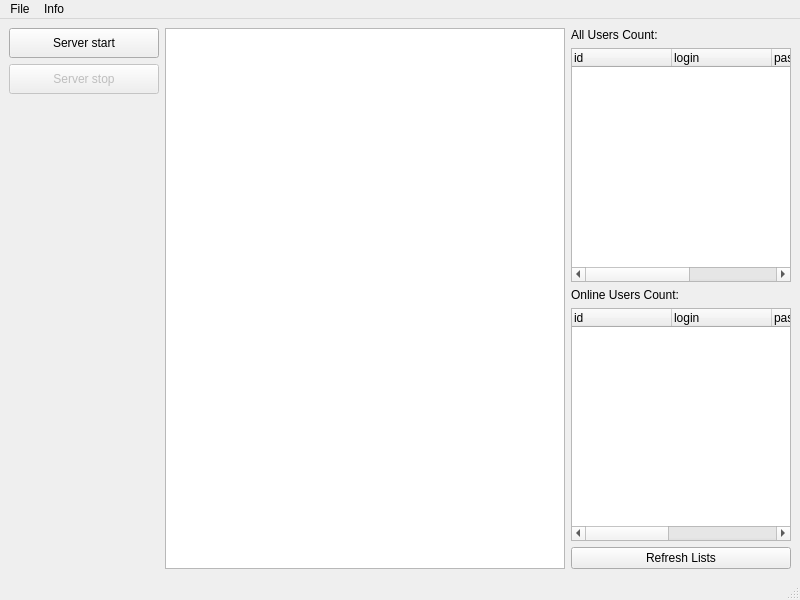
<?xml version="1.0" encoding="UTF-8"?>
<ui version="4.0">
 <class>MainWindow</class>
 <widget class="QMainWindow" name="MainWindow">
  <property name="geometry">
   <rect>
    <x>0</x>
    <y>0</y>
    <width>800</width>
    <height>600</height>
   </rect>
  </property>
  <property name="windowTitle">
   <string>MainWindow</string>
  </property>
  <widget class="QWidget" name="centralwidget">
   <layout class="QHBoxLayout" name="horizontalLayout">
    <item>
     <layout class="QVBoxLayout" name="verticalLayout">
      <item>
       <widget class="QPushButton" name="startButton">
        <property name="sizePolicy">
         <sizepolicy hsizetype="Minimum" vsizetype="Minimum">
          <horstretch>0</horstretch>
          <verstretch>0</verstretch>
         </sizepolicy>
        </property>
        <property name="minimumSize">
         <size>
          <width>150</width>
          <height>30</height>
         </size>
        </property>
        <property name="text">
         <string>Server start</string>
        </property>
       </widget>
      </item>
      <item>
       <widget class="QPushButton" name="stopButton">
        <property name="enabled">
         <bool>false</bool>
        </property>
        <property name="sizePolicy">
         <sizepolicy hsizetype="Minimum" vsizetype="Minimum">
          <horstretch>0</horstretch>
          <verstretch>0</verstretch>
         </sizepolicy>
        </property>
        <property name="minimumSize">
         <size>
          <width>150</width>
          <height>30</height>
         </size>
        </property>
        <property name="text">
         <string>Server stop</string>
        </property>
       </widget>
      </item>
      <item>
       <spacer name="verticalSpacer">
        <property name="orientation">
         <enum>Qt::Vertical</enum>
        </property>
        <property name="sizeHint" stdset="0">
         <size>
          <width>20</width>
          <height>40</height>
         </size>
        </property>
       </spacer>
      </item>
     </layout>
    </item>
    <item>
     <widget class="QTextEdit" name="logWindow">
      <property name="minimumSize">
       <size>
        <width>400</width>
        <height>0</height>
       </size>
      </property>
      <property name="maximumSize">
       <size>
        <width>2000</width>
        <height>16777215</height>
       </size>
      </property>
     </widget>
    </item>
    <item>
     <layout class="QVBoxLayout" name="verticalLayout_3">
      <item>
       <layout class="QVBoxLayout" name="verticalLayout_2">
        <item>
         <widget class="QLabel" name="allCount">
          <property name="text">
           <string>All Users Count:</string>
          </property>
         </widget>
        </item>
        <item>
         <widget class="QTreeWidget" name="allUsersView">
          <column>
           <property name="text">
            <string>id</string>
           </property>
          </column>
          <column>
           <property name="text">
            <string>login</string>
           </property>
          </column>
          <column>
           <property name="text">
            <string>password</string>
           </property>
          </column>
          <column>
           <property name="text">
            <string>name</string>
           </property>
          </column>
         </widget>
        </item>
       </layout>
      </item>
      <item>
       <layout class="QVBoxLayout" name="onlineCount">
        <item>
         <widget class="QLabel" name="onlineCount_2">
          <property name="text">
           <string>Online Users Count:</string>
          </property>
         </widget>
        </item>
        <item>
         <widget class="QTreeWidget" name="onlineUsersView">
          <column>
           <property name="text">
            <string>id</string>
           </property>
          </column>
          <column>
           <property name="text">
            <string>login</string>
           </property>
          </column>
          <column>
           <property name="text">
            <string>password</string>
           </property>
          </column>
          <column>
           <property name="text">
            <string>name</string>
           </property>
          </column>
          <column>
           <property name="text">
            <string>socket</string>
           </property>
          </column>
         </widget>
        </item>
       </layout>
      </item>
      <item>
       <widget class="QPushButton" name="refreshButton">
        <property name="text">
         <string>Refresh Lists</string>
        </property>
       </widget>
      </item>
     </layout>
    </item>
   </layout>
  </widget>
  <widget class="QMenuBar" name="menubar">
   <property name="geometry">
    <rect>
     <x>0</x>
     <y>0</y>
     <width>800</width>
     <height>20</height>
    </rect>
   </property>
   <widget class="QMenu" name="menuChat">
    <property name="title">
     <string>File</string>
    </property>
    <addaction name="actionServer_start"/>
    <addaction name="actionServer_stop"/>
   </widget>
   <widget class="QMenu" name="menuInfo">
    <property name="title">
     <string>Info</string>
    </property>
    <addaction name="actionUser_info"/>
    <addaction name="actionAbout"/>
   </widget>
   <addaction name="menuChat"/>
   <addaction name="menuInfo"/>
  </widget>
  <widget class="QStatusBar" name="statusbar"/>
  <action name="actionUser_info">
   <property name="text">
    <string>User info</string>
   </property>
  </action>
  <action name="actionAbout">
   <property name="text">
    <string>About</string>
   </property>
  </action>
  <action name="actionServer_start">
   <property name="text">
    <string>Server start</string>
   </property>
  </action>
  <action name="actionServer_stop">
   <property name="text">
    <string>Server stop</string>
   </property>
  </action>
 </widget>
 <resources/>
 <connections/>
</ui>
